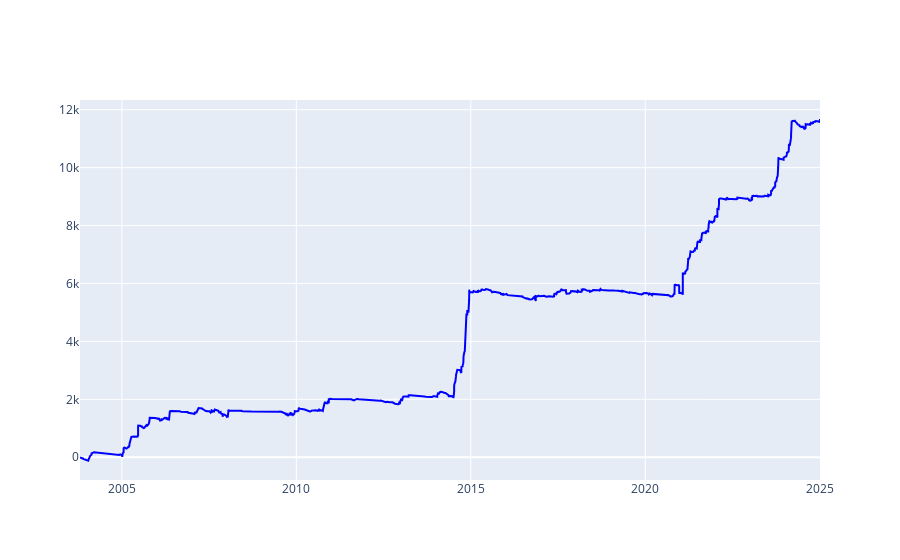
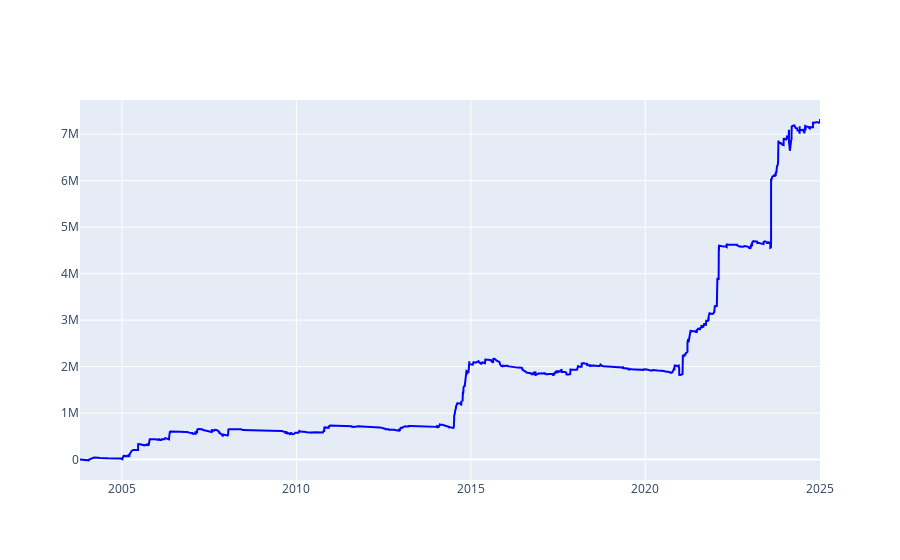
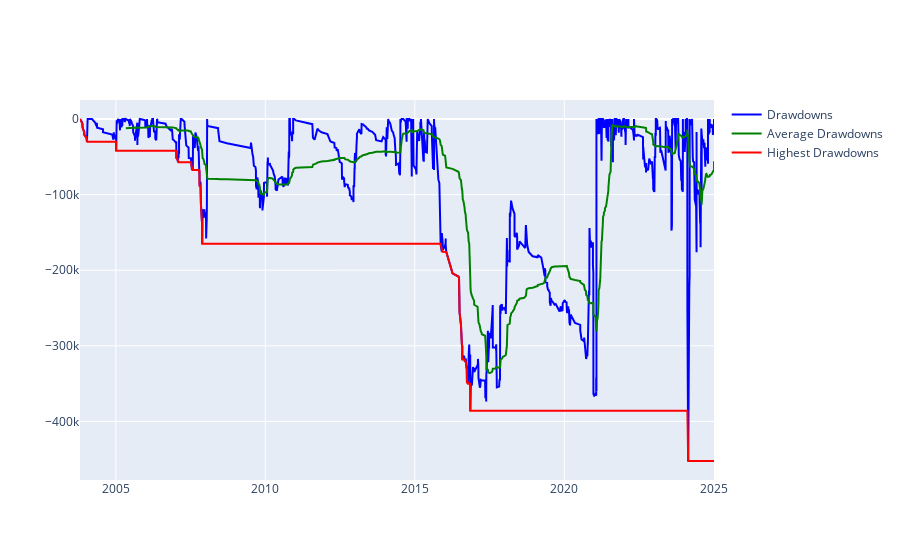
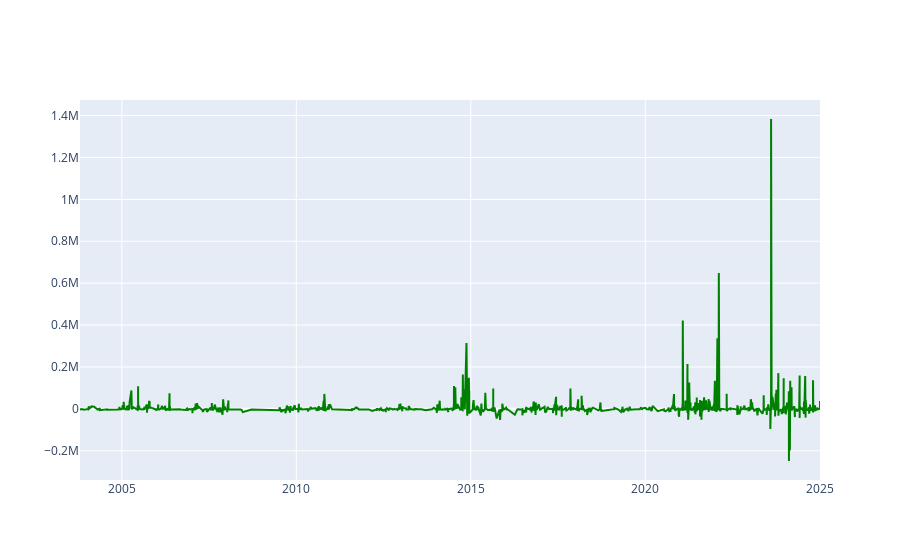

Write notebook code for charts like these, in order.
### Code cell
from matplotlib.pyplot import title


fig = go.Figure()
fig.add_trace(go.Scatter(
    x=results['exit_date'],
    y=results['trailing_pnl'],
    mode='lines',
    name='Trailing PnL',
    line=dict(color='blue')
))
fig.show()


fig2 = go.Figure()
fig2.add_trace(go.Scatter(
    x=results['exit_date'],
    y=results['trailing_pnl_points_qty_based'],
    mode='lines',
    name='Trailing PnL Points',
    line=dict(color='blue')
))
fig2.show()


fig3 = go.Figure()
fig3.add_trace(go.Scatter(
    x=results['exit_date'],
    y=results['drawdown'],
    mode='lines',
    name='Drawdowns',
    line=dict(color='blue')
))
fig3.add_trace(go.Scatter(
    x=results['exit_date'],
    y=results['average_drawdown'],
    mode='lines',
    name='Average Drawdowns',
    line=dict(color='green')
))
fig3.add_trace(go.Scatter(
    x=results['exit_date'],
    y=results['drawdown'].cummin(),
    mode='lines',
    name='Highest Drawdowns',
    line=dict(color='red')
))
fig3.show()



fig5 = go.Figure()
fig5.add_trace(go.Scatter(
    x=results['exit_date'],  # Ensure 'exit_date' exists in results
    y=results['pnl_qty_based'],        # Ensure 'pnl' exists in results
    mode='lines',
    name='Qty Based PnL',
    line=dict(color='green')
))
fig5.show()

fig6 = go.Figure()
fig6.add_trace(go.Scatter(
    x=results['exit_date'],  # Ensure 'exit_date' exists in results
    y=results['streaks'],        # Ensure 'pnl' exists in results
    mode='lines',
    name='Streak',
    line=dict(color='green')
))
fig6.show()

fig7 = go.Figure()
fig7.add_trace(go.Scatter(
    x=results['exit_date'],  # Ensure 'exit_date' exists in results
    y=results['qty'],        # Ensure 'pnl' exists in results
    mode='lines',
    name='Qty',
    line=dict(color='green')
))
fig7.show()


fig8 = go.Figure()
fig8.add_trace(go.Scatter(
    x=results['exit_date'],  # Ensure 'exit_date' exists in results
    y=results['ptc_drawdown'],        # Ensure 'pnl' exists in results
    mode='lines',
    name='% wise Drawdown',
    line=dict(color='green')
))
fig8.show()

### Figure 1 — Plotly figure (JSON) as saved in the notebook; plotly's stock layout.template omitted (floating-point values rounded to 4 significant figures; data arrays with more than 128 entries replaced by an {"elided": "..."} marker saying what was removed)
{"data": [{"line": {"color": "blue"}, "mode": "lines", "name": "Trailing PnL", "type": "scatter", "x": {"elided": "1735 str values"}, "y": {"elided": "1735 float values"}}], "layout": {}}

### Figure 2 — Plotly figure (JSON) as saved in the notebook; plotly's stock layout.template omitted (floating-point values rounded to 4 significant figures; data arrays with more than 128 entries replaced by an {"elided": "..."} marker saying what was removed)
{"data": [{"line": {"color": "blue"}, "mode": "lines", "name": "Trailing PnL Points", "type": "scatter", "x": {"elided": "1735 str values"}, "y": {"elided": "1735 float values"}}], "layout": {}}

### Figure 3 — Plotly figure (JSON) as saved in the notebook; plotly's stock layout.template omitted (floating-point values rounded to 4 significant figures; data arrays with more than 128 entries replaced by an {"elided": "..."} marker saying what was removed)
{"data": [{"line": {"color": "blue"}, "mode": "lines", "name": "Drawdowns", "type": "scatter", "x": {"elided": "1735 str values"}, "y": {"elided": "1735 float values"}}, {"line": {"color": "green"}, "mode": "lines", "name": "Average Drawdowns", "type": "scatter", "x": {"elided": "1735 str values"}, "y": {"elided": "1735 float values"}}, {"line": {"color": "red"}, "mode": "lines", "name": "Highest Drawdowns", "type": "scatter", "x": {"elided": "1735 str values"}, "y": {"elided": "1735 float values"}}], "layout": {}}

### Figure 4 — Plotly figure (JSON) as saved in the notebook; plotly's stock layout.template omitted (floating-point values rounded to 4 significant figures; data arrays with more than 128 entries replaced by an {"elided": "..."} marker saying what was removed)
{"data": [{"line": {"color": "green"}, "mode": "lines", "name": "Qty Based PnL", "type": "scatter", "x": {"elided": "1735 str values"}, "y": {"elided": "1735 float values"}}], "layout": {}}
